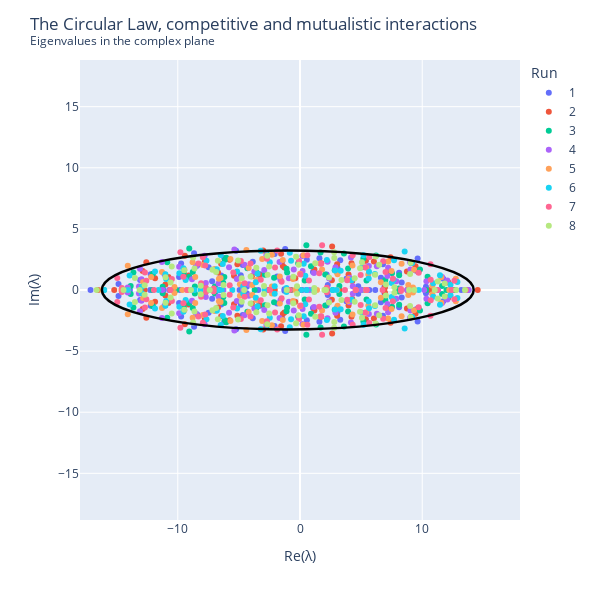
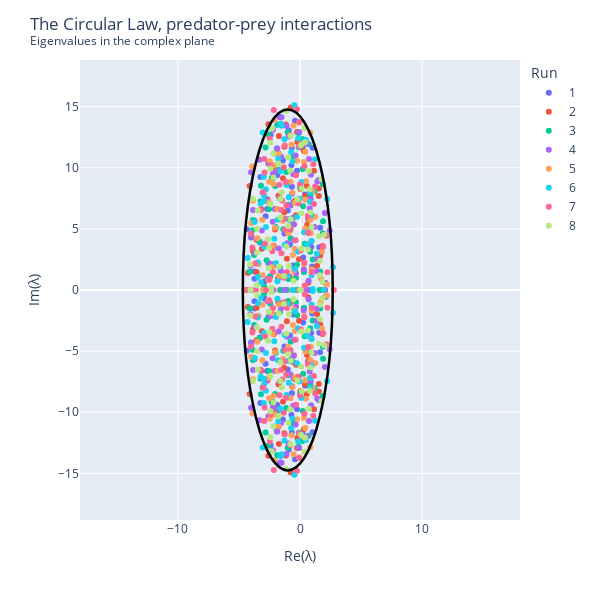

The cell these charts' notebook holds for them, in order:
### Code cell
np.random.seed(1245)

# parameters
C = 0.85
d = 1
S = 100
sigma = 1

# center and radius of the circle
center = [-d, 0]
radius = m.sqrt(S*C*sigma**2)

# initialize lists
N = 8
appended_data_cm = []
appended_data_pp = []

# build N random matrices with competitive + mutualistic structure
rho_values = []

for i in range(N):
    df_eig = pd.DataFrame(columns=['re', 'im', 'run'])
    
    M = randommatrix_cm_pp(S, d, C, competitivemutualistic=True)
    eig_M, _ = np.linalg.eig(M)
    df_eig['re'] = np.real(eig_M)
    df_eig['im'] = np.imag(eig_M)
    df_eig['run'] = [str(i+1)]*len(eig_M)
    
    appended_data_cm.append(df_eig)
    rho_values.append(correlation_zeromean(M, C, sigma))
    
appended_data_cm = pd.concat(appended_data_cm)
rho_cm = np.mean(rho_values)

# build N random matrices with predator-prey structure
rho_values = []

for i in range(N):
    df_eig = pd.DataFrame(columns=['re', 'im', 'run'])
    
    M = randommatrix_cm_pp(S, d, C, competitivemutualistic=False)
    eig_M, _ = np.linalg.eig(M)
    df_eig['re'] = np.real(eig_M)
    df_eig['im'] = np.imag(eig_M)
    df_eig['run'] = [str(i+1)]*len(eig_M)
    
    appended_data_pp.append(df_eig)
    rho_values.append(correlation_zeromean(M, C, sigma))
    
appended_data_pp = pd.concat(appended_data_pp)
rho_pp = np.mean(rho_values)

# ellipses data
x0_cm, y0_cm, x1_cm, y1_cm = my_ellipse(center, radius, rho_cm)
x0_pp, y0_pp, x1_pp, y1_pp = my_ellipse(center, radius, rho_pp)

# plot cm eigenvalues
fig = px.scatter(appended_data_cm, x="re", y="im", color="run")

fig.update_layout(
    title="The Circular Law, competitive and mutualistic interactions<br><sup>Eigenvalues in the complex plane</sup>",
    xaxis_title="Re(λ)",
    yaxis_title="Im(λ)",
    legend_title="Run",
    width=600,
    height=600,
)
fig.update_xaxes(range=[-18, 18])
fig.update_yaxes(
    scaleanchor = "x",
    scaleratio = 1,
    range=[-18, 18]
  )

fig.add_shape(type="circle",
    xref="x", yref="y",
    x0=x0_cm, y0=y0_cm, x1=x1_cm, y1=y1_cm,
    line_color="black",
    line_width = 2.5
)

fig.show()


# plot pp eigenvalues
fig = px.scatter(appended_data_pp, x="re", y="im", color="run")

fig.update_layout(
    title="The Circular Law, predator-prey interactions<br><sup>Eigenvalues in the complex plane</sup>",
    xaxis_title="Re(λ)",
    yaxis_title="Im(λ)",
    legend_title="Run",
    width=600,
    height=600,
)
fig.update_xaxes(range=[-18, 18])
fig.update_yaxes(
    scaleanchor = "x",
    scaleratio = 1,
    range=[-18, 18]
  )

fig.add_shape(type="circle",
    xref="x", yref="y",
    x0=x0_pp, y0=y0_pp, x1=x1_pp, y1=y1_pp,
    line_color="black",
    line_width = 2.5
)

fig.show()
